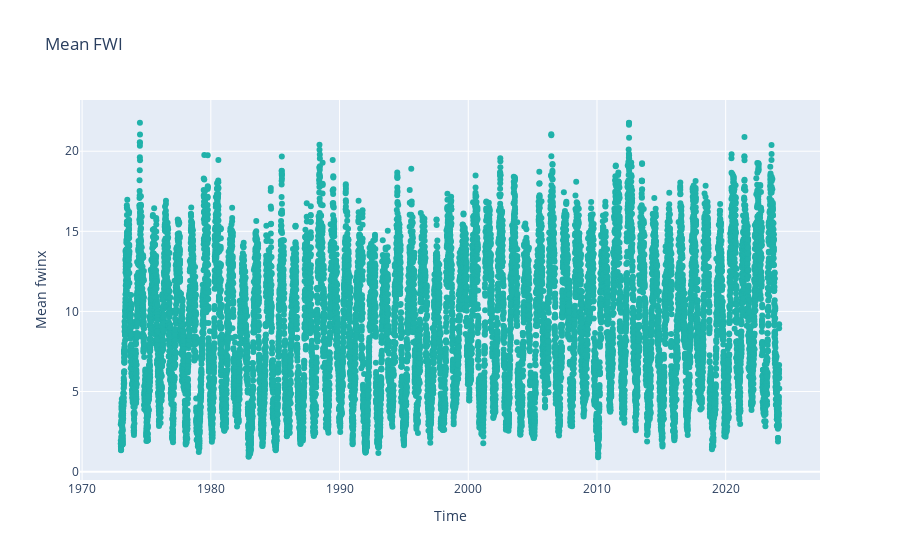

Here is the notebook cell this chart was saved with:
### Code cell
mean_fwinx = ERA5['fwinx'].mean(['latitude','longitude'])

fig = go.Figure(data=go.Scatter(
    x=mean_fwinx.time.values, 
    y=mean_fwinx.values,
    mode='markers',
    marker=dict(
        size=6,
        color='LightSeaGreen',
    ),
    text=mean_fwinx.time.values  # Display the year on hover
))

fig.update_layout(
    xaxis_title="Time",
    yaxis_title="Mean fwinx",
    title="Mean FWI",
)

fig.show()

### Figure 1 — Plotly figure (JSON) as saved in the notebook; plotly's stock layout.template omitted (floating-point values rounded to 4 significant figures; data arrays with more than 128 entries replaced by an {"elided": "..."} marker saying what was removed)
{"data": [{"marker": {"color": "LightSeaGreen", "size": 6}, "mode": "markers", "text": {"elided": "18687 str values"}, "type": "scatter", "x": {"elided": "18687 str values"}, "y": {"elided": "18687 float values"}}], "layout": {"title": {"text": "Mean FWI"}, "xaxis": {"title": {"text": "Time"}}, "yaxis": {"title": {"text": "Mean fwinx"}}}}
